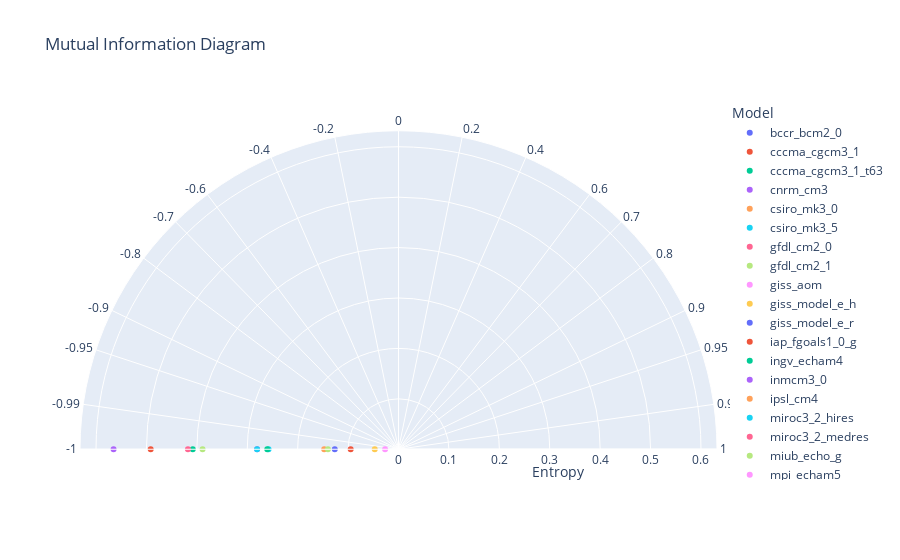

Notebook source saved alongside this figure:
### Code cell
chart_mi_res = chart_create_mid(df_dataset_1_mid, 'bccr_bcm2_0', string_type=string_type_mid)
chart_mi_res.show()

### Figure 1 — Plotly figure (JSON) as saved in the notebook; plotly's stock layout.template omitted (floating-point values rounded to 4 significant figures)
{"data": [{"hovertemplate": "Model=bccr_bcm2_0<br>Entropy=%{r}<br>Angle_SMI=%{theta}<extra></extra>", "legendgroup": "bccr_bcm2_0", "marker": {"color": "#636efa", "symbol": "circle"}, "mode": "markers", "name": "bccr_bcm2_0", "r": [-0.7318], "showlegend": true, "subplot": "polar", "theta": [1.207e-06], "type": "scatterpolar"}, {"hovertemplate": "Model=cccma_cgcm3_1<br>Entropy=%{r}<br>Angle_SMI=%{theta}<extra></extra>", "legendgroup": "cccma_cgcm3_1", "marker": {"color": "#EF553B", "symbol": "circle"}, "mode": "markers", "name": "cccma_cgcm3_1", "r": [0.4915], "showlegend": true, "subplot": "polar", "theta": [180], "type": "scatterpolar"}, {"hovertemplate": "Model=cccma_cgcm3_1_t63<br>Entropy=%{r}<br>Angle_SMI=%{theta}<extra></extra>", "legendgroup": "cccma_cgcm3_1_t63", "marker": {"color": "#00cc96", "symbol": "circle"}, "mode": "markers", "name": "cccma_cgcm3_1_t63", "r": [0.4081], "showlegend": true, "subplot": "polar", "theta": [180], "type": "scatterpolar"}, {"hovertemplate": "Model=cnrm_cm3<br>Entropy=%{r}<br>Angle_SMI=%{theta}<extra></extra>", "legendgroup": "cnrm_cm3", "marker": {"color": "#ab63fa", "symbol": "circle"}, "mode": "markers", "name": "cnrm_cm3", "r": [0.5652], "showlegend": true, "subplot": "polar", "theta": [180], "type": "scatterpolar"}, {"hovertemplate": "Model=csiro_mk3_0<br>Entropy=%{r}<br>Angle_SMI=%{theta}<extra></extra>", "legendgroup": "csiro_mk3_0", "marker": {"color": "#FFA15A", "symbol": "circle"}, "mode": "markers", "name": "csiro_mk3_0", "r": [-0.1965], "showlegend": true, "subplot": "polar", "theta": [129.5], "type": "scatterpolar"}, {"hovertemplate": "Model=csiro_mk3_5<br>Entropy=%{r}<br>Angle_SMI=%{theta}<extra></extra>", "legendgroup": "csiro_mk3_5", "marker": {"color": "#19d3f3", "symbol": "circle"}, "mode": "markers", "name": "csiro_mk3_5", "r": [0.2578], "showlegend": true, "subplot": "polar", "theta": [180], "type": "scatterpolar"}, {"hovertemplate": "Model=gfdl_cm2_0<br>Entropy=%{r}<br>Angle_SMI=%{theta}<extra></extra>", "legendgroup": "gfdl_cm2_0", "marker": {"color": "#FF6692", "symbol": "circle"}, "mode": "markers", "name": "gfdl_cm2_0", "r": [0.4177], "showlegend": true, "subplot": "polar", "theta": [180], "type": "scatterpolar"}, {"hovertemplate": "Model=gfdl_cm2_1<br>Entropy=%{r}<br>Angle_SMI=%{theta}<extra></extra>", "legendgroup": "gfdl_cm2_1", "marker": {"color": "#B6E880", "symbol": "circle"}, "mode": "markers", "name": "gfdl_cm2_1", "r": [0.3887], "showlegend": true, "subplot": "polar", "theta": [180], "type": "scatterpolar"}, {"hovertemplate": "Model=giss_aom<br>Entropy=%{r}<br>Angle_SMI=%{theta}<extra></extra>", "legendgroup": "giss_aom", "marker": {"color": "#FF97FF", "symbol": "circle"}, "mode": "markers", "name": "giss_aom", "r": [0.0266], "showlegend": true, "subplot": "polar", "theta": [180], "type": "scatterpolar"}, {"hovertemplate": "Model=giss_model_e_h<br>Entropy=%{r}<br>Angle_SMI=%{theta}<extra></extra>", "legendgroup": "giss_model_e_h", "marker": {"color": "#FECB52", "symbol": "circle"}, "mode": "markers", "name": "giss_model_e_h", "r": [-0.3232], "showlegend": true, "subplot": "polar", "theta": [136.9], "type": "scatterpolar"}, {"hovertemplate": "Model=giss_model_e_r<br>Entropy=%{r}<br>Angle_SMI=%{theta}<extra></extra>", "legendgroup": "giss_model_e_r", "marker": {"color": "#636efa", "symbol": "circle"}, "mode": "markers", "name": "giss_model_e_r", "r": [-0.3313], "showlegend": true, "subplot": "polar", "theta": [180], "type": "scatterpolar"}, {"hovertemplate": "Model=iap_fgoals1_0_g<br>Entropy=%{r}<br>Angle_SMI=%{theta}<extra></extra>", "legendgroup": "iap_fgoals1_0_g", "marker": {"color": "#EF553B", "symbol": "circle"}, "mode": "markers", "name": "iap_fgoals1_0_g", "r": [0.09487], "showlegend": true, "subplot": "polar", "theta": [180], "type": "scatterpolar"}, {"hovertemplate": "Model=ingv_echam4<br>Entropy=%{r}<br>Angle_SMI=%{theta}<extra></extra>", "legendgroup": "ingv_echam4", "marker": {"color": "#00cc96", "symbol": "circle"}, "mode": "markers", "name": "ingv_echam4", "r": [0.2603], "showlegend": true, "subplot": "polar", "theta": [180], "type": "scatterpolar"}, {"hovertemplate": "Model=inmcm3_0<br>Entropy=%{r}<br>Angle_SMI=%{theta}<extra></extra>", "legendgroup": "inmcm3_0", "marker": {"color": "#ab63fa", "symbol": "circle"}, "mode": "markers", "name": "inmcm3_0", "r": [0.2805], "showlegend": true, "subplot": "polar", "theta": [180], "type": "scatterpolar"}, {"hovertemplate": "Model=ipsl_cm4<br>Entropy=%{r}<br>Angle_SMI=%{theta}<extra></extra>", "legendgroup": "ipsl_cm4", "marker": {"color": "#FFA15A", "symbol": "circle"}, "mode": "markers", "name": "ipsl_cm4", "r": [0.1474], "showlegend": true, "subplot": "polar", "theta": [180], "type": "scatterpolar"}, {"hovertemplate": "Model=miroc3_2_hires<br>Entropy=%{r}<br>Angle_SMI=%{theta}<extra></extra>", "legendgroup": "miroc3_2_hires", "marker": {"color": "#19d3f3", "symbol": "circle"}, "mode": "markers", "name": "miroc3_2_hires", "r": [0.2805], "showlegend": true, "subplot": "polar", "theta": [180], "type": "scatterpolar"}, {"hovertemplate": "Model=miroc3_2_medres<br>Entropy=%{r}<br>Angle_SMI=%{theta}<extra></extra>", "legendgroup": "miroc3_2_medres", "marker": {"color": "#FF6692", "symbol": "circle"}, "mode": "markers", "name": "miroc3_2_medres", "r": [-0.3525], "showlegend": true, "subplot": "polar", "theta": [132.5], "type": "scatterpolar"}, {"hovertemplate": "Model=miub_echo_g<br>Entropy=%{r}<br>Angle_SMI=%{theta}<extra></extra>", "legendgroup": "miub_echo_g", "marker": {"color": "#B6E880", "symbol": "circle"}, "mode": "markers", "name": "miub_echo_g", "r": [0.1399], "showlegend": true, "subplot": "polar", "theta": [180], "type": "scatterpolar"}, {"hovertemplate": "Model=mpi_echam5<br>Entropy=%{r}<br>Angle_SMI=%{theta}<extra></extra>", "legendgroup": "mpi_echam5", "marker": {"color": "#FF97FF", "symbol": "circle"}, "mode": "markers", "name": "mpi_echam5", "r": [-0.1601], "showlegend": true, "subplot": "polar", "theta": [131.6], "type": "scatterpolar"}, {"hovertemplate": "Model=ncar_pcm1<br>Entropy=%{r}<br>Angle_SMI=%{theta}<extra></extra>", "legendgroup": "ncar_pcm1", "marker": {"color": "#FECB52", "symbol": "circle"}, "mode": "markers", "name": "ncar_pcm1", "r": [0.04715], "showlegend": true, "subplot": "polar", "theta": [180], "type": "scatterpolar"}, {"hovertemplate": "Model=ukmo_hadcm3<br>Entropy=%{r}<br>Angle_SMI=%{theta}<extra></extra>", "legendgroup": "ukmo_hadcm3", "marker": {"color": "#636efa", "symbol": "circle"}, "mode": "markers", "name": "ukmo_hadcm3", "r": [0.1264], "showlegend": true, "subplot": "polar", "theta": [180], "type": "scatterpolar"}, {"hovertemplate": "Model=ukmo_hadgem1<br>Entropy=%{r}<br>Angle_SMI=%{theta}<extra></extra>", "legendgroup": "ukmo_hadgem1", "marker": {"color": "#EF553B", "symbol": "circle"}, "mode": "markers", "name": "ukmo_hadgem1", "r": [-0.3724], "showlegend": true, "subplot": "polar", "theta": [136.0], "type": "scatterpolar"}], "layout": {"autosize": true, "legend": {"title": {"text": "Model"}, "tracegroupgap": 0}, "polar": {"angularaxis": {"direction": "counterclockwise", "dtick": 10, "rotation": 0, "ticktext": [-1, -0.99, -0.95, -0.9, -0.8, -0.7, -0.6, -0.4, -0.2, 0, 0.2, 0.4, 0.6, 0.7, 0.8, 0.9, 0.95, 0.99, 1], "tickvals": [180, 171.9, 161.8, 154.2, 143.1, 134.4, 126.9, 113.6, 101.5, 90, 78.46, 66.42, 53.13, 45.57, 36.87, 25.84, 18.19, 8.11, 0], "type": "linear"}, "domain": {"x": [0, 1], "y": [0, 1]}, "radialaxis": {"autorange": false, "range": [0, 0.6318], "title": {"text": "Entropy"}, "type": "linear"}, "sector": [0, 180]}, "title": {"text": "Mutual Information Diagram"}}}
